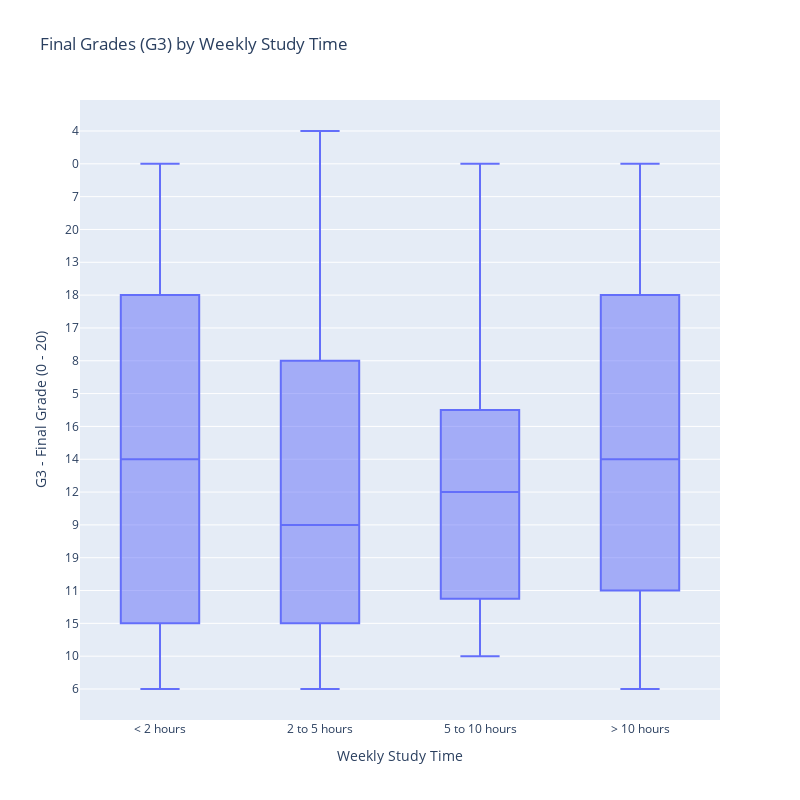

The notebook cell saved with this chart:
### Code cell
fig_finalmath_box = px.box(
    stu_math_cleaned,
    x="studytime",
    y="G3",
    title="Final Grades (G3) by Weekly Study Time",
    labels={
        "studytime": "Weekly Study Time",
        "G3": "G3 - Final Grade (0 - 20)"
    },
    category_orders={"studytime": [
        '< 2 hours',
        '2 to 5 hours',
        '5 to 10 hours',
        '> 10 hours'
    ]}
)


fig_finalmath_box.update_layout(
    width = 800,
    height = 800
)

fig_finalmath_box.show()

### Figure 1 — Plotly figure (JSON) as saved in the notebook; plotly's stock layout.template omitted (floating-point values rounded to 4 significant figures; data arrays with more than 128 entries replaced by an {"elided": "..."} marker saying what was removed)
{"data": [{"alignmentgroup": "True", "hovertemplate": "Weekly Study Time=%{x}<br>G3 - Final Grade (0 - 20)=%{y}<extra></extra>", "legendgroup": "", "marker": {"color": "#636efa"}, "name": "", "notched": false, "offsetgroup": "", "orientation": "v", "showlegend": false, "type": "box", "x": {"elided": "395 str values"}, "x0": " ", "xaxis": "x", "y": {"elided": "395 str values"}, "y0": " ", "yaxis": "y"}], "layout": {"boxmode": "group", "height": 800, "legend": {"tracegroupgap": 0}, "title": {"text": "Final Grades (G3) by Weekly Study Time"}, "width": 800, "xaxis": {"anchor": "y", "categoryarray": ["< 2 hours", "2 to 5 hours", "5 to 10 hours", "> 10 hours"], "categoryorder": "array", "domain": [0, 1], "title": {"text": "Weekly Study Time"}}, "yaxis": {"anchor": "x", "domain": [0, 1], "title": {"text": "G3 - Final Grade (0 - 20)"}}}}
